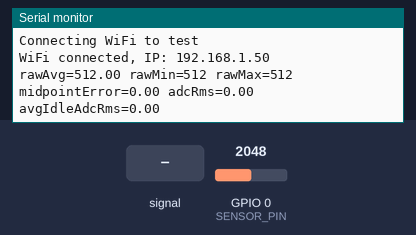
This sketch was run on a simulated ESP32-C3. Shown: the last lines printed to the serial monitor. The inputs (shaded band) are chosen by the test bench; at power-on: GPIO 0 (SENSOR_PIN) = 2048 (analog values on the 0–4095 scale). WiFi joins after 1.5 s; servers stay silent unless stated.

Above: at 3.2 s.
3.3 s: GPIO 0 (SENSOR_PIN) fed a 200 Hz sine of ±327 counts around its level
At 4.6 s:
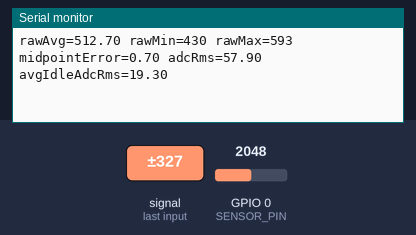
4.8 s: GPIO 0 (SENSOR_PIN) set to 2866
At 6.0 s:
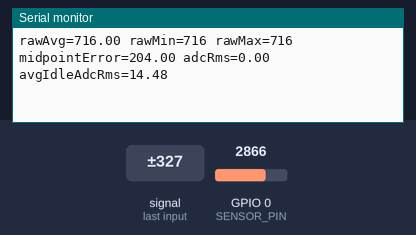
6.3 s: GPIO 0 (SENSOR_PIN) set to 3603
At 6.3 s:
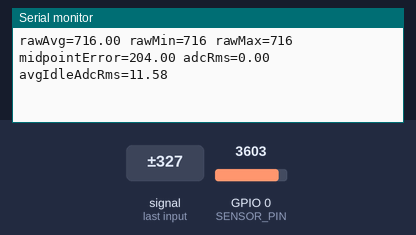
Timing chart, 0 to 9.3 s (numbered marks = the images above; inputs shaded):
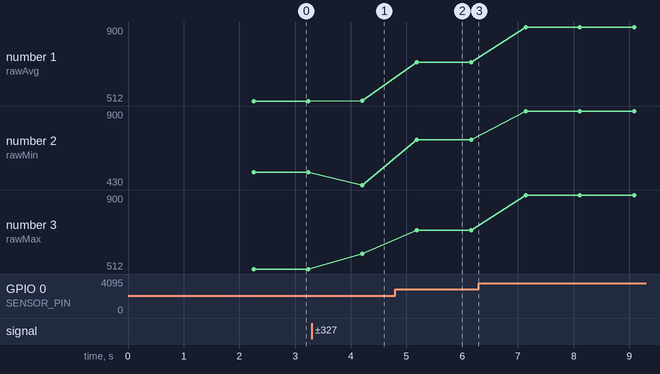

Measured:
- after the input at 3.3 s, the serial monitor: prints a new line after 0.91 s (image 1)
- after the input at 4.8 s, the serial monitor: prints a new line after 0.39 s (image 2)
- plotted number 1: 512 → 512.7 after the input at 3.3 s, 512.7 → 716 after the input at 4.8 s, 716 → 900 after the input at 6.3 s
- plotted number 2: 512 → 430 after the input at 3.3 s, 430 → 716 after the input at 4.8 s, 716 → 900 after the input at 6.3 s
- plotted number 3: 512 → 593 after the input at 3.3 s, 593 → 716 after the input at 4.8 s, 716 → 900 after the input at 6.3 s

The sketch:

esp32_c3_adc_debug.ino
```cpp
#include <Arduino.h>
#include <WiFi.h>
#include <math.h>

// ESP32-C3 ADC debug sketch for SCT-013 bias and no-load testing.
//
// Goal:
// 1. Force 10-bit ADC
// 2. Keep 11 dB attenuation
// 3. Check whether raw midpoint stays near 512
// 4. Check whether no-load ADC RMS is small and stable
// 5. Record the average no-load ADC RMS to use later as idleAdcRms

static const char* WIFI_SSID = "test";
static const char* WIFI_PASSWORD = "condo2026";
static const int SENSOR_PIN = 0;
static const int SAMPLE_COUNT = 1000;
static const int IDLE_AVERAGE_WINDOWS = 20;
static const uint32_t REPORT_DELAY_MS = 750;

static float idleRmsHistory[IDLE_AVERAGE_WINDOWS] = {0};
static int idleRmsIndex = 0;
static bool idleRmsFilled = false;

static float updateIdleRmsAverage(float adcRms) {
  idleRmsHistory[idleRmsIndex] = adcRms;
  idleRmsIndex++;

  if (idleRmsIndex >= IDLE_AVERAGE_WINDOWS) {
    idleRmsIndex = 0;
    idleRmsFilled = true;
  }

  const int count = idleRmsFilled ? IDLE_AVERAGE_WINDOWS : idleRmsIndex;
  if (count <= 0) {
    return adcRms;
  }

  float sum = 0.0f;
  for (int i = 0; i < count; i++) {
    sum += idleRmsHistory[i];
  }
  return sum / (float)count;
}

void setup() {
  Serial.begin(115200);
  delay(500);

  Serial.println();
  Serial.println("ESP32-C3 ADC debug sketch WITH Wi-Fi");
  Serial.println("Steps:");
  Serial.println("1. Leave clamp with no wire inside it");
  Serial.println("2. Connect Wi-Fi (simulating main firmware conditions)");
  Serial.println("3. Watch raw average; target is near 512 in 10-bit mode");
  Serial.println("4. Watch adcRms and avgIdleAdcRms; record this for idleAdcRms");
  Serial.println("5. Use avgIdleAdcRms later as idleAdcRms in the main firmware");

  analogReadResolution(10);
  analogSetPinAttenuation(SENSOR_PIN, ADC_11db);

  Serial.print("Sensor pin: GPIO");
  Serial.println(SENSOR_PIN);
  Serial.println("ADC resolution: 10-bit");
  Serial.println("ADC attenuation: 11 dB");

  Serial.print("Connecting WiFi to ");
  Serial.println(WIFI_SSID);
  WiFi.mode(WIFI_STA);
  WiFi.begin(WIFI_SSID, WIFI_PASSWORD);

  uint8_t attempts = 0;
  while (WiFi.status() != WL_CONNECTED && attempts < 20) {
    delay(500);
    attempts++;
  }
  if (WiFi.status() == WL_CONNECTED) {
    Serial.print("WiFi connected, IP: ");
    Serial.println(WiFi.localIP());
  } else {
    Serial.println("WiFi connect failed");
  }
}

void loop() {
  long rawSum = 0;
  int rawMin = 1023;
  int rawMax = 0;

  for (int i = 0; i < SAMPLE_COUNT; i++) {
    const int raw = analogRead(SENSOR_PIN);
    rawSum += raw;
    if (raw < rawMin) rawMin = raw;
    if (raw > rawMax) rawMax = raw;
  }

  const float offset = rawSum / (float)SAMPLE_COUNT;

  float sumSq = 0.0f;
  for (int i = 0; i < SAMPLE_COUNT; i++) {
    const float sample = (float)analogRead(SENSOR_PIN) - offset;
    sumSq += sample * sample;
  }

  const float adcRms = sqrtf(sumSq / (float)SAMPLE_COUNT);
  const float avgIdleAdcRms = updateIdleRmsAverage(adcRms);

  Serial.print("rawAvg=");
  Serial.print(offset, 2);
  Serial.print(" rawMin=");
  Serial.print(rawMin);
  Serial.print(" rawMax=");
  Serial.print(rawMax);
  Serial.print(" midpointError=");
  Serial.print(offset - 512.0f, 2);
  Serial.print(" adcRms=");
  Serial.print(adcRms, 2);
  Serial.print(" avgIdleAdcRms=");
  Serial.println(avgIdleAdcRms, 2);

  delay(REPORT_DELAY_MS);
}
```
